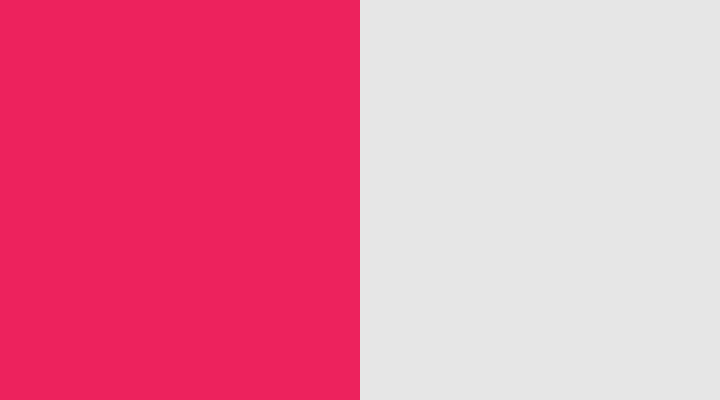
Frame 1 (no input)
Frame 60 (no input): identical to frame 1, image omitted
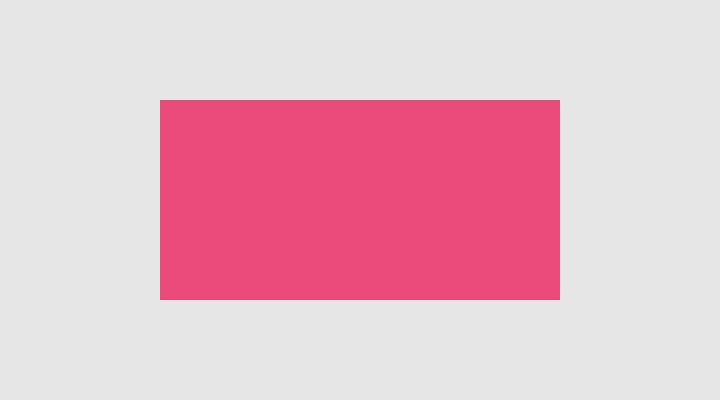
Frame 120 (the mouse pressed at the canvas centre since frame 60)

The p5.js sketch that drew these frames (run headless with seeded random() and noise() and a simulated clock; from frame 60 on, the mouse is pressed at the canvas centre):

// p5.js sketch
// ── sketch.js
function setup() {
  createCanvas(720, 400);
  noStroke();
  rectMode(CENTER);
}

function draw() {
  background(230);

  let r1 = map(mouseX, 0, width, 0, height);
  let r2 = height - r1;

  fill(237, 34, 93, r1);
  rect(width / 2 + r1 / 2, height / 2, r1, r1);

  fill(237, 34, 93, r2);
  rect(width / 2 - r2 / 2, height / 2, r2, r2);
}
